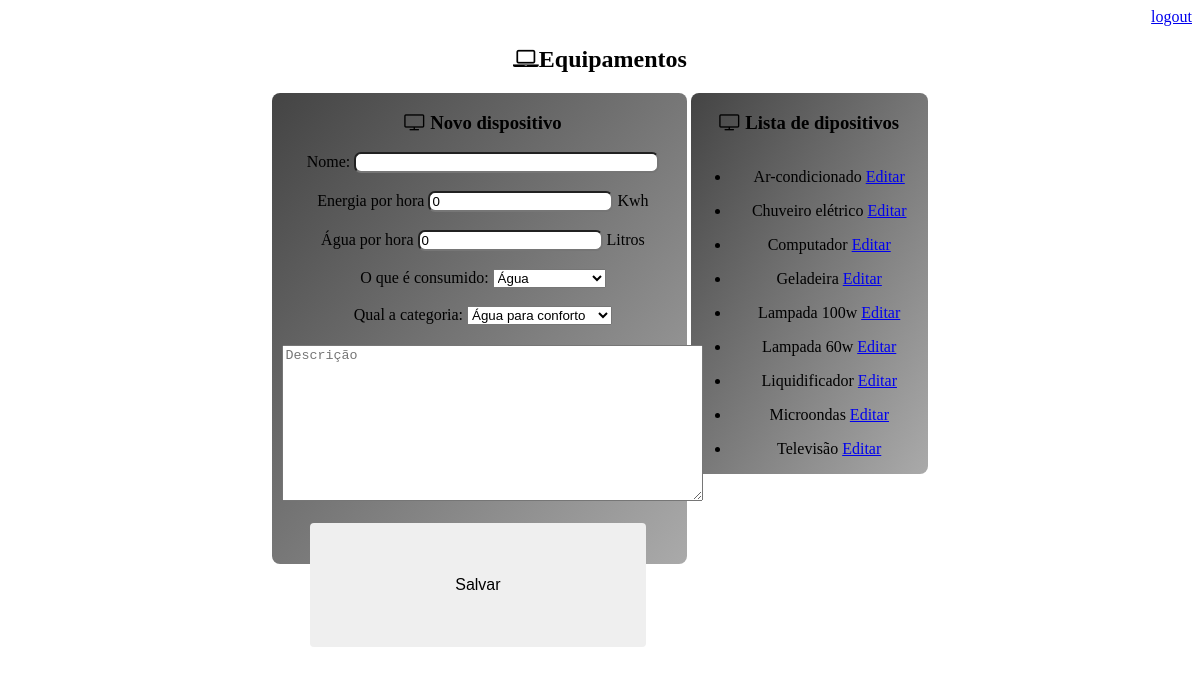
/equipamentos/, run on the app's committed database.
### core/models.py (models this page shows)
class Equipamento(models.Model):
    tipo_consumo = models.ForeignKey(TipoConsumo,on_delete=models.CASCADE)
    tipo_equipamento = models.ForeignKey(TipoEquipamento,on_delete=models.CASCADE)
    nome = models.CharField(max_length=50)
    descricao = models.CharField(max_length=500, null=True)
    consumo_agua = models.FloatField()
    consumo_energia = models.FloatField()
    class Meta:
        db_table = 'equipamento'

### core/pages/gerador_testes/views.py (the view)
# urls.py: path('equipamentos/', gt.Equipamentos),
def Equipamentos(request):
    equipamentos = Equipamento.objects.all().order_by('nome')
    consumos = TipoConsumo.objects.all()
    tipoEquipamentos = TipoEquipamento.objects.all()
    id = request.GET.get('id')
    equipamento = None
    if id:
        equipamento = Equipamento.objects.get(id=id)
    dados = {
        'titulo':'Cadastro de equipamentos',
        'equipamentos': equipamentos,
        'equipamento': equipamento,
        'consumos': consumos,
        'tipoEquipamentos': tipoEquipamentos
    }
    return render(request, 'gerador_testes/equipamento.html', dados)

### templates/gerador_testes/equipamento.html (shortened to what this page needs)
{% extends "model-page.html" %}
{% block content %}
<div align='center'>
    <h2><i class="fa fa-laptop"></i>Equipamentos</h2>
    <div class="box-form">
        <h3><i class="fa fa-television"></i> Novo dispositivo</h3>
        <form action="submit" method="POST"> {% csrf_token %}
            {% if equipamento is None %}
                <label >Nome: </label>
                <input type="text" name="nome" maxlength="50" size="35" /><br><br>
                <label>Energia por hora</label>
                <input type="number" name="energia" min="0" step="5" value="0"/> Kwh<br><br>
                <label>Água por hora</label>
                <input type="number" name="agua" min="0" step="5" value="0"/> Litros<br><br>
                <label>O que é consumido: </label>
                <select name="consumo" value='1'>
                    {% for item in consumos %}
                        <option value={{ item.id }}> {{ item.nome }} </option>
                    {% endfor %}
                </select><br><br>
                <label>Qual a categoria: </label>
                <select name='tipoEquipamento' value='1'>
                    {% for item in tipoEquipamentos %}
                        <option value= {{ item.id }}> {{ item.nome }} </option>
                    {% endfor %}
                </select>
                <textarea name="descricao" rows="10" cols="50" maxlength="500" placeholder="Descrição"></textarea>
            {% endif %}
            <br><br><br>
            <button class="button" type="submit">Salvar</button>
        </form>
    </div>
    {% if equipamentos %}
    <div class="box">
        <h3><i class="fa fa-television"></i> Lista de dipositivos</h3>
        <div>
            {% for item in equipamentos %}
            <ul>
                <li>
                    {{ item.nome }}
                    <a href="?id={{item.id}}"> Editar</a>
                </li>
            </ul>
            {% endfor %}
        </div>
    </div>
    {% endif %}
</div>
{% endblock %}

### static/css/style.css (style rules this page uses)
.button { border-radius: 4px; text-align: center; text-decoration: none; display: inline-block; font-weight: normal; font-size: 16px; border: none; width: 80%; min-width: 20px; height: 30%; min-height: 20px; padding: 10px 10px 10px 10px; display: inline-block; margin-top: 2px; margin-bottom: 3px; margin-right: 10px; }
.box { border-radius: 8px; width: 20%; min-width: 50px; min-height: 200px; display: inline-grid; background-image: linear-gradient(to bottom right, #444444, #AAAAAA ); }
.box-form { align-content: flex-start; justify-content: start; border-radius: 8px; width: 35%; min-width: 400px; min-height: 150px; display: inline-grid; background-image: linear-gradient(to bottom right, #444444, #AAAAAA ); }
input { border-radius: 7px; }
textarea { position: relative; left: 10px; top: 20px; }

### data on the page
Equipamento: nome "Ar-condicionado"
Equipamento: nome "Chuveiro elétrico"
Equipamento: nome "Computador"
Equipamento: nome "Geladeira"
Equipamento: nome "Lampada 100w"
Equipamento: nome "Lampada 60w"
Equipamento: nome "Liquidificador"
Equipamento: nome "Microondas"
Equipamento: nome "Televisão"

### other printed values
form field consumo "Água"
form field tipoEquipamento "Água para conforto"
